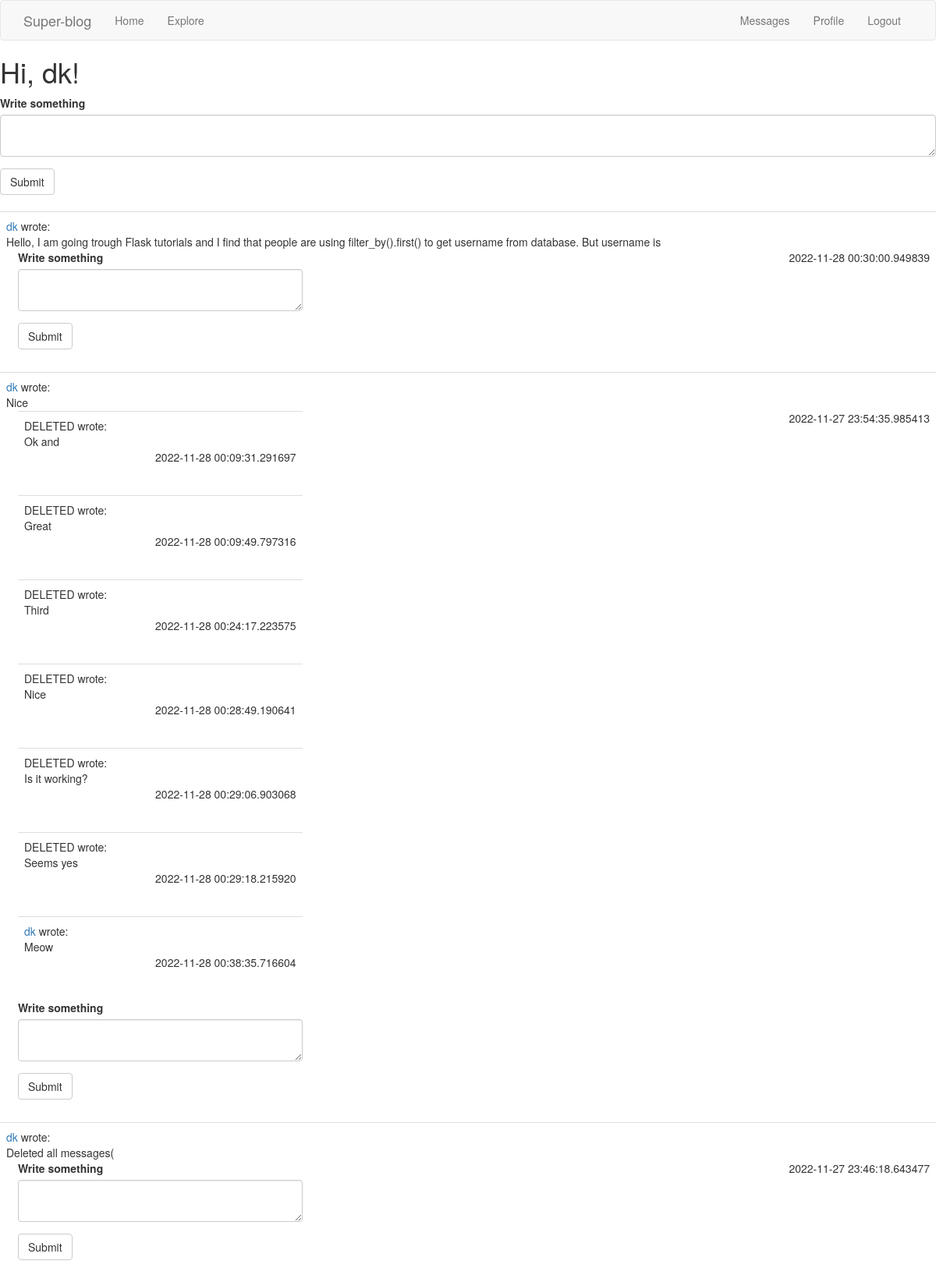
The app's page /index (signed in) with its own data.
### app/models.py (models this page shows, shortened)
class User(UserMixin, db.Model):
    id = db.Column(db.Integer, primary_key=True)
    username = db.Column(db.String(64), index=True, unique=True)
    email = db.Column(db.String(120), index=True, unique=True)
    password_hash = db.Column(db.String(128))
    posts = db.relationship('Post', backref='author', lazy='dynamic')
    comments = db.relationship('Comment', backref='author', lazy='dynamic')
    bio = db.Column(db.String(140))
    last_seen = db.Column(db.DateTime, default=datetime.now)
    followed = db.relationship(
        'User', secondary=followers,
        primaryjoin=(followers.c.follower_id == id),
        secondaryjoin=(followers.c.followed_id == id),
        backref=db.backref('followers', lazy='dynamic'), lazy='dynamic')
    messages_sent = db.relationship('Message',
                                    foreign_keys='Message.sender_id',
                                    backref='author', lazy='dynamic')
    messages_received = db.relationship('Message',
                                        foreign_keys='Message.recipient_id',
                                        backref='recipient', lazy='dynamic')
    last_message_read_time = db.Column(db.DateTime)
    def followed_posts(self):
        followed = Post.query.join(
            followers, (followers.c.followed_id == Post.user_id)).filter(
                followers.c.follower_id == self.id)
        own = Post.query.filter_by(user_id=self.id)
        return followed.union(own).order_by(Post.timestamp.desc())
    def new_messages(self):
        last_read_time = self.last_message_read_time or datetime(1970, 1, 1)
        return Message.query.filter_by(recipient=self).filter(
            Message.timestamp > last_read_time).count()

class Post(db.Model):
    id = db.Column(db.Integer, primary_key=True)
    body = db.Column(db.String(300))
    timestamp = db.Column(db.DateTime, index=True, default=datetime.now)
    user_id = db.Column(db.Integer, db.ForeignKey('user.id'))
    replies = db.relationship('Comment',
                              foreign_keys='Comment.parent_id',
                              backref='root', lazy='dynamic')

class Comment(db.Model):
    id = db.Column(db.Integer, primary_key=True)
    body = db.Column(db.String(300))
    timestamp = db.Column(db.DateTime, index=True, default=datetime.now)
    user_id = db.Column(db.Integer, db.ForeignKey('user.id'))
    parent_id = db.Column(db.Integer, db.ForeignKey('post.id'))

### app/routes.py (the view)
@app.route('/', methods=['GET', 'POST'])
@app.route('/index', methods=['GET', 'POST'])
@login_required
def index():
    form = PostForm()
    if form.validate_on_submit():
        post = Post(body=form.post.data, author=current_user)
        db.session.add(post)
        db.session.commit()
        flash('Your post is now live!')
        return redirect(url_for('index'))
    posts = current_user.followed_posts().all()
    return render_template("index.html", title='Home Page', form=form,
                           posts=posts)

### app/forms.py
class PostForm(FlaskForm):
    post = TextAreaField('Write something', validators=[
        DataRequired(), Length(min=1, max=2000)])
    submit = SubmitField('Submit')

### app/models.py (called while the page is built)
@login.user_loader
def load_user(id):
    return User.query.get(int(id))

### app/routes.py (called while the page is built)
@app.before_request
def before_request():
    if current_user.is_authenticated:
        current_user.last_seen = datetime.utcnow()
        db.session.commit()

### app/templates/index.html
{% extends "base.html" %}
{% import 'bootstrap/wtf.html' as wtf %}
{% block content %}
    <h1>Hi, {{ current_user.username }}!</h1>
    {% if form %}
    {{ wtf.quick_form(form) }}
    <br>
    {% endif %}
    {% for post in posts %}
        {% include '_post.html' %}
    {% endfor %}
{% endblock %}

### app/templates/base.html (shortened to what this page needs)
{% extends 'bootstrap/base.html' %}
{% block navbar %}
<nav class="navbar navbar-default">
  <div class="container">
    <div class="navbar-header">
      <a class="navbar-brand" href="{{ url_for('index') }}">Super-blog</a>
    </div>
    <div class="collapse navbar-collapse" id="bs-example-navbar-collapse-1">
      <ul class="nav navbar-nav">
        <li><a href="{{ url_for('index') }}">Home</a></li>
        <li><a href="{{ url_for('explore') }}">Explore</a></li>
      </ul>
      <ul class="nav navbar-nav navbar-right">
        {% if current_user.is_anonymous %}
        <li><a href="{{ url_for('login') }}">Login</a></li>
        {% else %}
        <li>
          <a href="{{ url_for('messages') }}">
              Messages
              {% set new_messages = current_user.new_messages() %}
          </a>
      </li>
        <li><a href="{{ url_for('user', username=current_user.username) }}">Profile</a></li>
        <li><a href="{{ url_for('logout') }}">Logout</a></li>
        {% endif %}
      </ul>
    </div>
  </div>
</nav>
{% endblock %}

### app/templates/_post.html
{% import 'bootstrap/wtf.html' as wtf %}
<table class="table table-hover">
  <tr>
    <div class="col-md-4">
      <td>
          {% if post.author.username %}
          <a href="{{ url_for('user', username=post.author.username) }}">
              {{ post.author.username }}
          </a>
          {% else %}
          DELETED
          {% endif %}
          wrote:
          <br>
          {{ post.body }}
          <br>
          <div class="col-md-4">
            {% block content %}
              {% for comment in post.replies %}
                  {% include '_comment.html' %}
              {% endfor %}
            {% endblock %}
            <form method="post" action="/reply_to/{{post.id}}">
            {% if form %}
            {{ wtf.quick_form(form) }}
            {% endif %}
            </form>
          </div>
          <p align="right">{{ post.timestamp }}</p>
      </td>
    </div>
  </tr>
</table>

### app/templates/_comment.html
{% import 'bootstrap/wtf.html' as wtf %}
<table class="table table-hover">
  <tr>
    <div class="col-md-4">
      <td>
        {% if comment.author.username %}
        <a href="{{ url_for('user', username=comment.author.username) }}">
          {{ comment.author.username }}
        </a>
        {% else %}
        DELETED
        {% endif %}
          wrote:
          <br>
          {{ comment.body }}
          <br>
          <p align="right">{{ comment.timestamp }}</p>
      </td>
    </div>
  </tr>
</table>

### records on screen
User: username "dk"
Post: author.username "dk", body "Hello, I am going trough Flask tutorials and I find that people are using filter_by().first() to get username from database. But username is", timestamp "2022-11-28 00:30:00.949839"
Post: author.username "dk", body "Nice", timestamp "2022-11-27 23:54:35.985413"
Comment: shows "DELETED", body "Ok and", timestamp "2022-11-28 00:09:31.291697"
Comment: shows "DELETED", body "Great", timestamp "2022-11-28 00:09:49.797316"
Comment: shows "DELETED", body "Third", timestamp "2022-11-28 00:24:17.223575"
Comment: shows "DELETED", body "Nice", timestamp "2022-11-28 00:28:49.190641"
Comment: shows "DELETED", body "Is it working?", timestamp "2022-11-28 00:29:06.903068"
Comment: shows "DELETED", body "Seems yes", timestamp "2022-11-28 00:29:18.215920"
Comment: author.username "dk", body "Meow", timestamp "2022-11-28 00:38:35.716604"
Post: author.username "dk", body "Deleted all messages(", timestamp "2022-11-27 23:46:18.643477"
